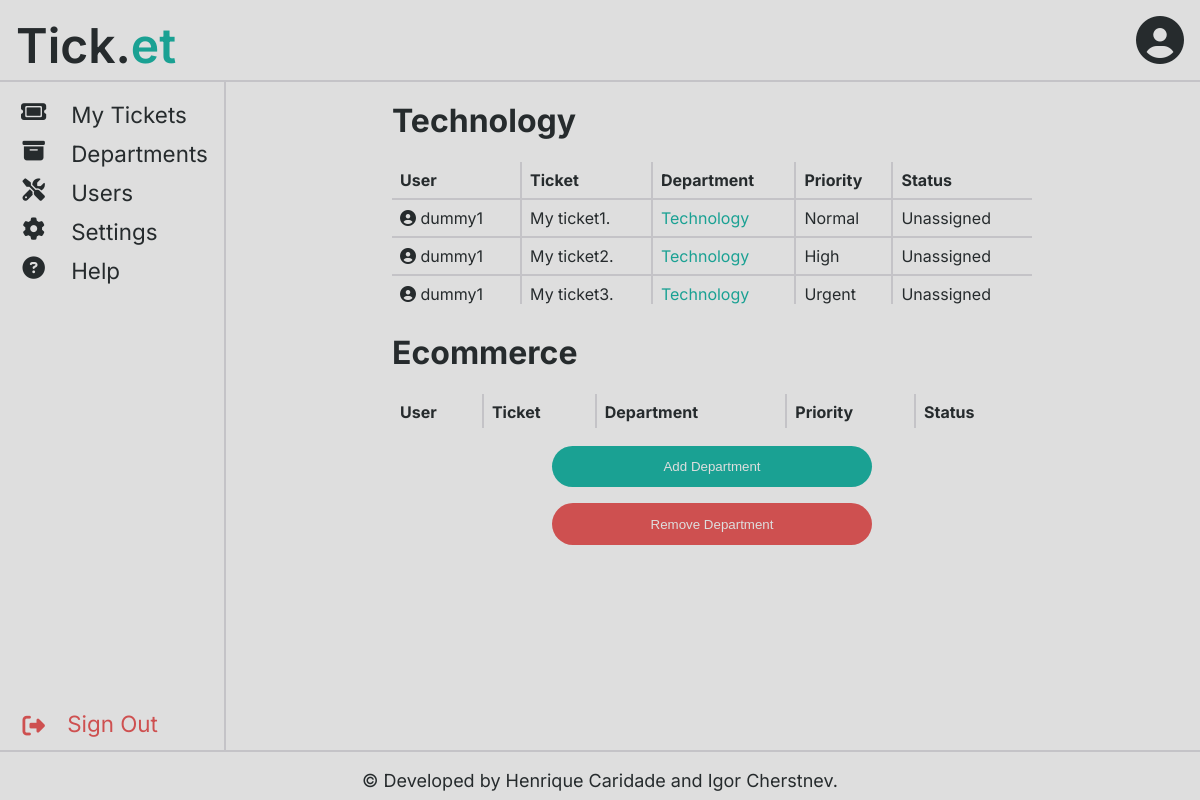
The app's page /pages/department_page.php (signed in) with its own data.
### tables this page shows
CREATE TABLE Department(
    name STRING PRIMARY KEY NOT NULL,
    abbrev STRING UNIQUE NOT NULL
);

CREATE TABLE Ticket(
    id INTEGER PRIMARY KEY NOT NULL,
    publisher STRING NOT NULL REFERENCES User(username),
    department STRING NOT NULL REFERENCES Department(username),
    publishDate DATETIME NOT NULL,
    priority STRING NOT NULL CHECK (priority IN('Normal', 'High', 'Urgent')),
    subject STRING NOT NULL,
    text STRING NOT NULL
);

CREATE TABLE TicketStatus(
    id INTEGER PRIMARY KEY AUTOINCREMENT NOT NULL,
    ticketId INTEGER NOT NULL REFERENCES Ticket(id),
    agentUsername STRING REFERENCES User(username),
    date DATETIME NOT NULL,
    status STRING NOT NULL CHECK (status IN('Unassigned', 'In progress', 'Done'))
);

### classes/session.php (called while the page is built, shortened)
<?php
    class Session {
        static ?Session $instance = null;
        static function getSession() : Session {
            if (static::$instance === null)
                static::$instance = new Session();
            return static::$instance;
        }
        public function getRights(string $userType){
            if($userType === User::USERTYPE_AGENT){
                return $_SESSION[Session::USERTYPE] === User::USERTYPE_AGENT or $_SESSION[Session::USERTYPE] === User::USERTYPE_ADMIN;
            }
            if($userType === User::USERTYPE_ADMIN){
                return $_SESSION[Session::USERTYPE] === User::USERTYPE_ADMIN;
            }
        }
    }
?>

### classes/department.php (called while the page is built, shortened)
<?php
    class Department{
        private function __construct(string $name, string $abbrev) {
            $this->name = $name;
        }
        private static function fromArray(array $department) : Department {
            return new Department($department["name"], $department["abbrev"]);
        }
        public static function getAllDepartments(PDO $db) : array {
            $stmt = $db->prepare('SELECT * FROM Department');
            $stmt->execute();
            $departmentArray = array();
            foreach($stmt->fetchAll() as $department){
                $departmentArray[] = Department::fromArray($department);
            }
            return $departmentArray;
        }
    }
?>

### classes/ticket.php (called while the page is built, shortened)
<?php
    include_once("../classes/ticketStatus.php");
    class Ticket {
        private function __construct(PDO $db, int $id, string $publisher, string $department, DateTime $publishDate, string $priority, string $subject, string $text) {
            $this->id = $id;
            $this->department = $department;
            $this->priority = $priority;
            $this->subject = $subject;
            $this->statuses = TicketStatus::getTicketStatuses($db, $id);
            $this->status = $this->statuses[0];
        }
        private static function fromArray(PDO $db, array $ticket) : Ticket {
            return new Ticket($db, (int) $ticket['id'], $ticket['publisher'], $ticket['department'], new DateTime($ticket['publishDate']), $ticket['priority'], $ticket['subject'], $ticket['text']);
        }
        public static function getTicketsFromDepartment (PDO $db, string $department) : array {
            $stmt = $db->prepare('SELECT * FROM Ticket WHERE department=?');
            $stmt->execute(array($department));
            $tickets = $stmt->fetchAll();
            $ticketArray = array();
            foreach ($tickets as $ticket) {
                $ticketArray[] = Ticket::fromArray($db, $ticket);
            }
            return $ticketArray;
        }
    }
?>

### classes/ticketStatus.php (called while the page is built, shortened)
<?php
    class TicketStatus {
        private function __construct(int $id, int $ticketId, ?string $agentUsername, DateTime $date, string $status) {
            $this->status = $status;
        }
        private static function fromArray(array $status) : TicketStatus {
            return new TicketStatus((int) $status['id'], (int) $status['ticketId'], $status['agentUsername'], new DateTime($status['date']), $status['status']);
        }
        public static function getTicketStatuses(PDO $db, int $id) : array {
            $stmt = $db->prepare('SELECT * FROM TicketStatus WHERE ticketId=?');
            $stmt->execute(array($id));
            $statuses = $stmt->fetchAll();
            $statusArray = array();
            foreach ($statuses as $status) {
                $statusArray[] = TicketStatus::fromArray($status);
            }
            usort($statusArray, fn(TicketStatus $a, TicketStatus $b) => ($a->date > $b->date) ? 1 : (($a->date < $b->date) ? -1 : 0));
            return $statusArray;
        }
    }
?>

### templates/departmentTicket.php (the view)
<?php
    include_once("../classes/ticket.php");
    include_once("../templates/profile.php");
    function _drawTicket(Ticket $ticket) {
?>
<tr class="ticket" >
    <td class="ticket-username"><?php drawProfile($ticket->publisher, true); ?></td>
    <td class="ticket-subject"><?=htmlentities($ticket->subject)?></td>
    <td class="ticket-department">
        <a class="ticket-department-change" data-id="<?=$ticket->id?>" data-department="<?=$ticket->department?>">
            <?=htmlentities($ticket->department)?>
        </a>
    </td>
    <td class="ticket-priority"><?=htmlentities($ticket->priority)?></td>
    <td class="ticket-status"><?=htmlentities($ticket->status->status)?></td>
</tr>
<?php
    }
    function drawDepartmentTickets(string $departmentName, $tickets) {
?>
<h1> <?= htmlentities($departmentName); ?></h1>
<table id="department-tickets">
    <thead>
        <tr>
            <th>User</th>
            <th>Ticket</th>
            <th>Department</th>
            <th>Priority</th>
            <th>Status</th>
        </tr>
    </thead>
    <tbody>
    <?php
    foreach ($tickets as $ticket) {
        _drawTicket($ticket);
    }
    ?>
    </tbody>
</table>
<?php
    }
?>

### pages/department_page.php (shortened to what this page needs)
<?php
    include_once("../templates/header.php");
    include_once("../templates/footer.php");
    include_once("../templates/sidebar.php");
    include_once("../templates/departmentTicket.php");
    include_once("../classes/session.php");
    include_once("../classes/department.php");
    include_once("../classes/ticket.php");
    $session = Session::getSession();
    $db = getDatabaseConnection();
    $departments = ($session->getRights(User::USERTYPE_ADMIN)) ?
        Department::getAllDepartments($db) :
        Department::getDepartmentsFromAgent($db, $_SESSION[Session::USERNAME]);
?>
<main class="main-sidebar">
    <div class="page">
        <?php
        foreach ($departments as $department) {
            $tickets = Ticket::getTicketsFromDepartment($db, $department->name);
            drawDepartmentTickets($department->name, $tickets);
        }
        if ($session->getRights(User::USERTYPE_ADMIN)) { ?>
        <div class="big-button"><button id="department-add-button">Add Department</button></div>
        <div class="big-button"><button id="department-remove-button" class="red">Remove Department</button></div>
        <?php } ?>
    </div>
</main>

### templates/profile.php
<?php
    function drawProfile(?string $username, bool $showUsername=false, bool $showIcon=true) {
?>
<div class="profile" data-user="<?=htmlentities($username)?>">
<?php if ($showIcon) { ?>
<i class="fa-solid fa-circle-user"></i>
<?php } if ($showUsername) { ?>
    <span class="username"><?=htmlentities($username)?></span>
<?php } ?>
</div>
<?php
    }
?>

### css/include.css (style rules this page uses)
:root { --primary-background-color: #dededeff; --secondary-background-color: #c4c3c7ff; --primary-color: #262b2dff; --secondary-color: #4c6569ff; --accent-color: #1aa193ff; --error-color: #ce5050ff; --warning-color: #cfbd63ff;; --success-color: #51d880ff; --header-height: 5rem; --footer-height: 3rem; --sidebar-width: 14rem; --sidebar-padding: 15px; --margin-sides: 10rem; }

### css/main.css (style rules this page uses)
body { font-family: 'Inter', sans-serif; background-color: var(--primary-background-color); color: var(--primary-color); }
.page { position: relative; margin: 0 var(--margin-sides); }
a { color: var(--accent-color); text-decoration: none; }
main { margin-top: var(--header-height); margin-bottom: var(--footer-height); }
main.main-sidebar { overflow: hidden; margin-left: var(--sidebar-width); }

### css/button.css (style rules this page uses)
button:not(.faq-question) { padding: 0.8em; color: var(--primary-background-color); border: none; padding: 0.5em; border-radius: 2em; }
button:not(.red):not(.faq-question) { background-color: var(--accent-color); }
button.red { background-color: var(--error-color); }
div.big-button { margin-top: 1em; width: 100%; text-align: center; }
button#ticket-open-button, button#department-add-button, button#department-remove-button { width: 50%; min-width: 15em; padding: 1em; }

### css/table.css (style rules this page uses)
table { width: 100%; border-collapse: collapse; }
table, table th, table td { position: relative; }
table th { padding: 0.5em; text-align: left; }
table td { min-width: 0; padding: 0.5em; overflow: hidden; border-top: 2px solid var(--secondary-background-color); }
table td { white-space: nowrap; position: relative; overflow: hidden; min-width: 0; }

### records on screen
department: name "Technology"
ticket: publisher "dummy1", subject "My ticket1.", department "Technology", priority "Normal"
ticketstatus: status "Unassigned"
ticket: publisher "dummy1", subject "My ticket2.", department "Technology", priority "High"
ticketstatus: status "Unassigned"
ticket: publisher "dummy1", subject "My ticket3.", department "Technology", priority "Urgent"
ticketstatus: status "Unassigned"
department: name "Ecommerce"
